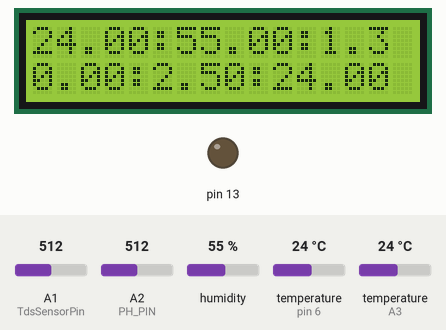
A sketch run on a simulated Arduino Uno, built with avr-gcc and run on an emulated ATmega328P. Shown: 16×2 character LCD, output pins drawn as LEDs (lit = HIGH). Inputs (shaded band) come from the test bench; at power-on: humidity 55 %, temperature (sensors on pin 6, A3) 24 °C, A2 (PH_PIN) = 512, A1 (TdsSensorPin) = 512. The local clock reads 2024-03-15 10:24:30 at power-on unless the sketch sets it; storage starts empty; what the sketch prints to the serial monitor is not drawn.

Above: at 3.5 s.
3.6 s: humidity set to 22 %
At 5.4 s:
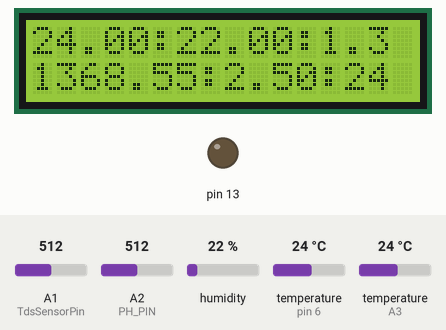
6.4 s: temperature (sensor on pin 6) set to 12 °C
At 8.1 s:
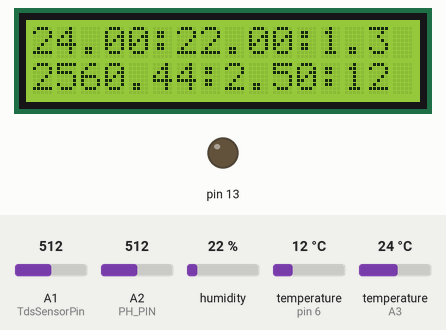
8.4 s: A2 (PH_PIN) set to 716
At 9.6 s:
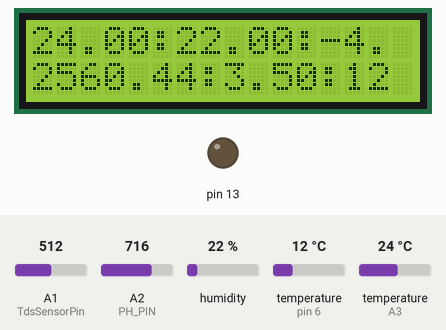
10.4 s: A1 (TdsSensorPin) set to 716
At 13.9 s:
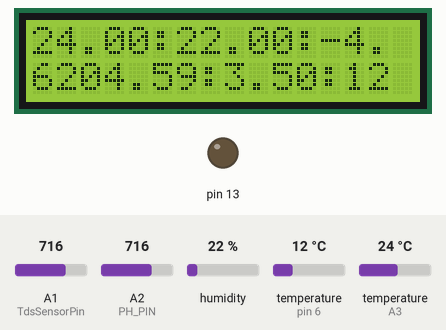
14.4 s: temperature (sensor on A3) set to 12 °C
At 15.4 s:
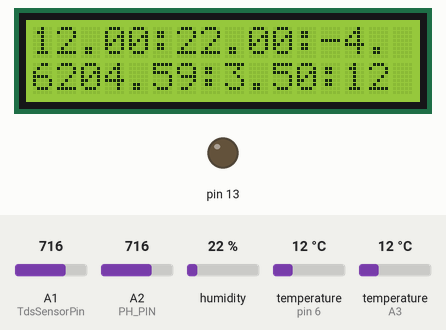
16.4 s: temperature (sensor on pin 6) set to 19 °C
At 18.1 s:
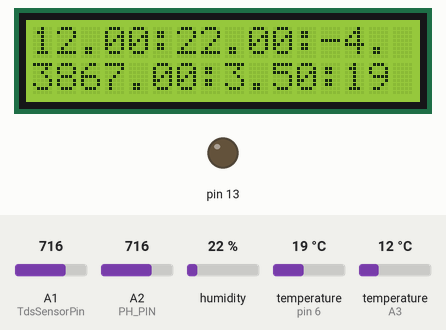
Timing chart, 0 to 19.4 s (numbered marks = the images above; inputs shaded):
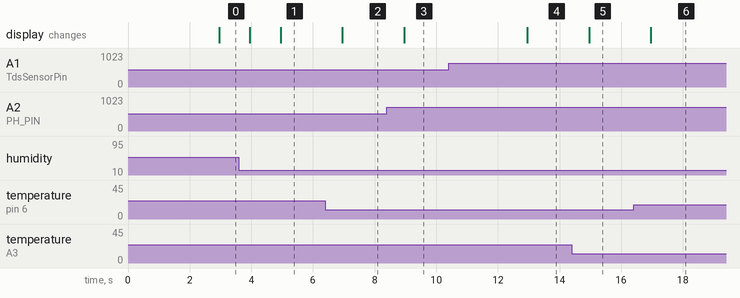

Measured:
- after the input at 6.4 s, the display: changes after 0.56 s (image 2)
- after the input at 8.4 s, the display: changes after 0.56 s (image 3)
- after the input at 10.4 s, the display: changes after 2.6 s (image 4)
- after the input at 14.4 s, the display: changes after 0.56 s (image 5)
- after the input at 16.4 s, the display: changes after 0.56 s (image 6)

The sketch:

slice_board_a_v3.ino
```cpp
// Libraries for DHT
#include "dht.h"

//Libraries for RTC DS1302
//#include <ThreeWire.h>
//#include <RtcDS1302.h>
#include <Time.h>

// DHT11
#define dht_apin A3
dht DHT;

// TDS SEN 0224
#define TdsSensorPin A1
#define VREF 5.0                  // analog reference voltage(Volt) of the ADC
#define SCOUNT  20                // sum of sample point
int analogBuffer[SCOUNT];         // store the analog value in the array, read from ADC
int analogBufferTemp[SCOUNT];
int analogBufferIndex = 0,copyIndex = 0;
float averageVoltage = 0,tdsValue = 0,temperature = 25, rawtds = 0;

// Temp DS18B20
#include <OneWire.h>
#include <DallasTemperature.h>
#define ONE_WIRE_BUS 6
OneWire oneWire(ONE_WIRE_BUS);
DallasTemperature sensors(&oneWire);

// RTC DS1302v2
#include <RTClib.h>
//   DS1302 rtc(ce_pin, sck_pin, io_pin);
DS1302 rtc(3, 5, 4);

// I2C Display
#include <Wire.h>
#include <LiquidCrystal_I2C.h>
LiquidCrystal_I2C lcd(0x20,16,2);  // set the LCD address to 0x20 for a 16 chars and 2 line display

// PH SEN0169
#define PH_PIN A2            //pH meter Analog output to Arduino Analog Input 0
#include "DFRobot_PH.h"
#include <EEPROM.h>
DFRobot_PH ph;

// SD Card MODULE
#include <SPI.h>
#include <SD.h>

//GLOBAL TIMER VARIABLES
unsigned long timerOne = 0;
unsigned long timerTwo = 0;
unsigned long reportingTimer = 0;
unsigned long writingTimer = 0;
String targetFileName = "";

void setup() {
  // put your setup code here, to run once:

  Serial.begin(9600);

  lcd.init();
  lcd.backlight();
  lcd.print("SLICE v3.0 Init...");

  while(!Serial){

  }
  pinMode(TdsSensorPin,INPUT);
  pinMode(13, OUTPUT);
  lcd.setCursor(0,0);
  lcd.print("SD check");
  lcd.setCursor(0,1);
  if(!SD.begin(10)){
    lcd.print("Failed!");
//    while(1);
  }else{
      lcd.print("Success!");
  }

  { //move this subrouting for opening the file as necessary
  }
//  delay(1000);
//  Serial.print("Compiled: ");
//  Serial.print(__DATE__);
//  Serial.println(__TIME__);
  delay(1000);

  rtc.begin();
  rtc.adjust(DateTime(__DATE__, __TIME__));

    DateTime now = rtc.now();
  {     //routine to create new chuvaness
        targetFileName = String(now.month())+"-"+String(now.day())+".txt";
//        Serial.print("Checking if file ");
//        Serial.print(targetFileName);
//        Serial.print(" exists-");

        if(!SD.exists(targetFileName)){
//          Serial.print("negative-");
//          Serial.print("creating.");

          File myFile = SD.open(targetFileName, FILE_WRITE);
          if(myFile){
            myFile.println("UNIX, DHT_HUM(%), DHT_TEMP(C), pH, TDS(ppm), TDS_RAW(ppm), TEMP(C)");
            myFile.close();
//            Serial.print("created.");
          }else{
//            Serial.print("failed.");
          }
        }else{
//          Serial.print("positive.");
        }
//        Serial.println();
  }
  ph.begin();
  delay(1000);
}

void loop ()
{
    unsigned long intervalOne = 20U;
    unsigned long intervalTwo = 1000U;
    unsigned long reportingInterval = intervalTwo;
    unsigned long writingInterval  = reportingInterval * 5;
    unsigned int currentTime = millis();

    static float pHValue, pHVoltage;

    if(currentTime - timerOne > 20U){
      timerOne = currentTime;

      { // TDS Sampling
        analogBuffer[analogBufferIndex] = analogRead(TdsSensorPin);    //read the analog value and store into the buffer
        analogBufferIndex++;
        if(analogBufferIndex == SCOUNT){
          analogBufferIndex = 0;
        }
      }
    }

    if(currentTime - timerTwo >= 1000U){
      timerTwo = currentTime;
      // Temperature
      sensors.requestTemperatures();
      temperature=sensors.getTempCByIndex(0);
      pHVoltage = analogRead(PH_PIN)/1024.0*5000;  // read the voltage
      pHValue = ph.readPH(pHVoltage,temperature);  // convert voltage to pH with temperature compensation
      { // TDS Central  Calculation
        tdsValue = calculateTDS(temperature);
        rawtds = calculateTDS(25);
      }
    }

    if(currentTime - reportingTimer >= reportingInterval){
      reportingTimer = currentTime;
        char LCDString1[16] = {0};
        String LCDString = "";

      DHT.read11(dht_apin);
      lcd.clear();
//      lcd.setCursor(0,0);
      LCDString = LCDString + DHT.temperature + ":"+ DHT.humidity +":"+pHValue;
      LCDString.toCharArray(LCDString1, 16);
      lcd.print(LCDString1);

      LCDString = "";
      LCDString = LCDString + tdsValue +":"+(pHVoltage/1000)+":"+temperature;
      LCDString.toCharArray(LCDString1, 16);
      lcd.setCursor(0,1);
      lcd.print(LCDString1);
  }

  if(currentTime - writingTimer >= writingInterval){
    writingTimer = currentTime;
    DateTime now = rtc.now();


    String SDString = "";
    SDString = SDString + now.unixtime() + ',' + DHT.humidity + ',' + DHT.temperature + ',' +pHValue + ',' + tdsValue + ',' + rawtds + ',' + temperature;

    Serial.print(SDString);
    {
      File myFile = SD.open(targetFileName, FILE_WRITE);
      if(myFile){
        myFile.println(SDString);
        myFile.close();
      }else{
//        Serial.println("failed to write.");
      }
    }
  }
}

float calculateTDS(float temp){
  float tds = 0;
  for(copyIndex=0;copyIndex<SCOUNT;copyIndex++){
    analogBufferTemp[copyIndex]= analogBuffer[copyIndex];
  }
  averageVoltage = getMedianNum(analogBufferTemp,SCOUNT) * (float)VREF / 1024.0;  // read the analog value more stable by the median filtering algorithm, and convert to voltage value
  float compensationCoefficient=1.0+0.02*(temp-25.0);                      //temperature compensation formula: fFinalResult(25^C) = fFinalResult(current)/(1.0+0.02*(fTP-25.0));
  float compensationVoltage=averageVoltage/compensationCoefficient;               //temperature compensation
  tds=(133.42*compensationVoltage*compensationVoltage*compensationVoltage - 255.86*compensationVoltage*compensationVoltage + 857.39*compensationVoltage)*0.5; //convert voltage value to tds value
  return tds;
}

int getMedianNum(int bArray[], int iFilterLen)
{
      int bTab[iFilterLen];
      for (byte i = 0; i<iFilterLen; i++)
      bTab[i] = bArray[i];
      int i, j, bTemp;
      for (j = 0; j < iFilterLen - 1; j++)
      {
      for (i = 0; i < iFilterLen - j - 1; i++)
          {
        if (bTab[i] > bTab[i + 1])
            {
        bTemp = bTab[i];
            bTab[i] = bTab[i + 1];
        bTab[i + 1] = bTemp;
         }
      }
      }
      if ((iFilterLen & 1) > 0)
    bTemp = bTab[(iFilterLen - 1) / 2];
      else
    bTemp = (bTab[iFilterLen / 2] + bTab[iFilterLen / 2 - 1]) / 2;
      return bTemp;
}

double avergearray(int* arr, int number){
  int i;
  int max,min;
  double avg;
  long amount=0;
  if(number<=0){
//    Serial.println("Error number for the array to avraging!/n");
    return 0;
  }
  if(number<5){   //less than 5, calculated directly statistics
    for(i=0;i<number;i++){
      amount+=arr[i];
    }
    avg = amount/number;
    return avg;
  }else{
    if(arr[0]<arr[1]){
      min = arr[0];max=arr[1];
    }
    else{
      min=arr[1];max=arr[0];
    }
    for(i=2;i<number;i++){
      if(arr[i]<min){
        amount+=min;        //arr<min
        min=arr[i];
      }else {
        if(arr[i]>max){
          amount+=max;    //arr>max
          max=arr[i];
        }else{
          amount+=arr[i]; //min<=arr<=max
        }
      }//if
    }//for
    avg = (double)amount/(number-2);
  }//if
  return avg;
}
```
